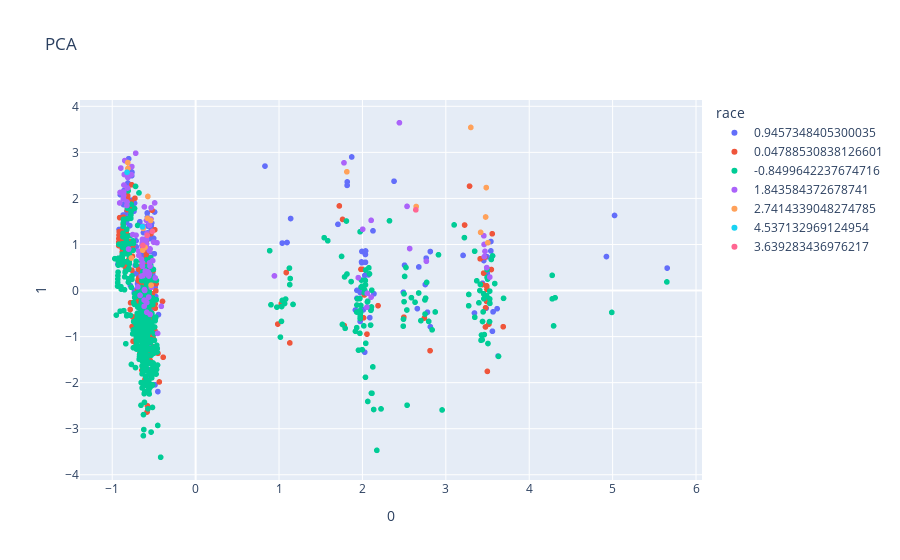

The code cell stored with this chart in its notebook:
### Code cell
fig = px.scatter(
    X_PCA, x=0, y=1,
    color=X[:,-1].astype(str), labels={'color': 'race'}, title='PCA'
)
fig.show()

### Figure 1 — Plotly figure (JSON) as saved in the notebook; plotly's stock layout.template omitted (floating-point values rounded to 4 significant figures; data arrays with more than 128 entries replaced by an {"elided": "..."} marker saying what was removed)
{"data": [{"hovertemplate": "race=0.9457348405300035<br>0=%{x}<br>1=%{y}<extra></extra>", "legendgroup": "0.9457348405300035", "marker": {"color": "#636efa", "symbol": "circle"}, "mode": "markers", "name": "0.9457348405300035", "showlegend": true, "type": "scattergl", "x": {"elided": "260 float values"}, "xaxis": "x", "y": {"elided": "260 float values"}, "yaxis": "y"}, {"hovertemplate": "race=0.04788530838126601<br>0=%{x}<br>1=%{y}<extra></extra>", "legendgroup": "0.04788530838126601", "marker": {"color": "#EF553B", "symbol": "circle"}, "mode": "markers", "name": "0.04788530838126601", "showlegend": true, "type": "scattergl", "x": {"elided": "234 float values"}, "xaxis": "x", "y": {"elided": "234 float values"}, "yaxis": "y"}, {"hovertemplate": "race=-0.8499642237674716<br>0=%{x}<br>1=%{y}<extra></extra>", "legendgroup": "-0.8499642237674716", "marker": {"color": "#00cc96", "symbol": "circle"}, "mode": "markers", "name": "-0.8499642237674716", "showlegend": true, "type": "scattergl", "x": {"elided": "589 float values"}, "xaxis": "x", "y": {"elided": "589 float values"}, "yaxis": "y"}, {"hovertemplate": "race=1.843584372678741<br>0=%{x}<br>1=%{y}<extra></extra>", "legendgroup": "1.843584372678741", "marker": {"color": "#ab63fa", "symbol": "circle"}, "mode": "markers", "name": "1.843584372678741", "showlegend": true, "type": "scattergl", "x": [-0.5339, -0.5525, -0.9108, -0.8044, -0.5037, -0.6434, -0.8598, 1.779, -0.9066, 3.49, -0.6318, -0.5858, -0.6029, -0.5611, 1.95, -0.8556, 2.535, -0.532, -0.5888, -0.6107, -0.7145, -0.4843, -0.7713, -0.6389, 3.461, -0.5791, -0.5145, -0.6038, 2.767, 2.104, -0.6171, -0.8501, -0.8653, -0.6667, -0.5627, 3.456, 0.9448, -0.5852, -0.8625, -0.8226, -0.7189, 3.47, 3.459, -0.6381, -0.6403, 2.053, -0.5544, -0.4114, -0.4635, -0.6827, -0.5896, -0.5935, -0.6936, -0.5968, -0.7647, 2.003, -0.5902, -0.6376, -0.6145, -0.6489, 2.105, -0.5544, 2.059, -0.6179, -0.5904, -0.5697, -0.6403, -0.5902, -0.4558, -0.5846, -0.8653, -0.4915, -0.6367, -0.5536, -0.6001, -0.8129, -0.535, 2.443, -0.8969, -0.5974, -0.5469, -0.6137, -0.8171, -0.5904, -0.824, -0.629, -0.5461, -0.8639, -0.6523, -0.7547, -0.6811, 3.527, -0.5469, 2.566], "xaxis": "x", "y": [1.798, 0.6006, 1.902, 0.9008, 1.051, 0.9801, 2.291, 2.773, 2.129, 0.4986, 0.3202, -0.4707, 0.4231, 0.3158, 0.2797, 2.519, 1.828, 0.07037, 1.011, 0.002126, 1.202, 0.2745, 2.516, 1.037, 0.7358, 1.542, 0.648, 0.3811, 0.6363, -0.1431, -0.3431, 2.822, 1.988, -0.1046, -0.1421, 1.189, 0.3178, -0.2587, 2.14, 1.923, 2.981, 0.8505, 1.0, 0.5272, 0.9616, -0.3625, 1.417, -0.3426, 1.038, 0.8568, 1.521, 1.124, 0.08039, 0.3862, 2.691, 1.331, 0.9352, 1.113, 1.816, 0.6769, 1.524, 0.8649, -0.05934, -0.2068, 1.105, 0.405, 0.9616, 0.9352, -0.9308, 1.238, 1.988, 1.903, 0.603, 0.3547, 0.9486, 2.453, 1.552, 3.643, 2.66, 1.1, 0.5298, 0.02059, 2.226, 1.105, 1.847, 1.398, -0.5175, 2.064, 0.3132, 1.215, 0.7625, 0.292, 0.9037, 0.9116], "yaxis": "y"}, {"hovertemplate": "race=2.7414339048274785<br>0=%{x}<br>1=%{y}<extra></extra>", "legendgroup": "2.7414339048274785", "marker": {"color": "#FFA15A", "symbol": "circle"}, "mode": "markers", "name": "2.7414339048274785", "showlegend": true, "type": "scattergl", "x": [3.417, -0.6292, -0.5726, 1.813, 2.644, 3.485, -0.5779, 3.3, -0.8131, -0.6345, -0.5383, -0.812, -0.5339, 3.477, -0.6065, 3.504, -0.7702], "xaxis": "x", "y": [1.263, 1.35, 2.042, 2.579, 1.824, 2.235, 1.569, 3.542, 2.779, 0.8764, 1.522, 2.651, 0.1163, 1.597, 0.9372, 1.038, 0.7064], "yaxis": "y"}, {"hovertemplate": "race=4.537132969124954<br>0=%{x}<br>1=%{y}<extra></extra>", "legendgroup": "4.537132969124954", "marker": {"color": "#19d3f3", "symbol": "circle"}, "mode": "markers", "name": "4.537132969124954", "showlegend": true, "type": "scattergl", "x": [-0.8225, -0.6374], "xaxis": "x", "y": [2.568, 1.384], "yaxis": "y"}, {"hovertemplate": "race=3.639283436976217<br>0=%{x}<br>1=%{y}<extra></extra>", "legendgroup": "3.639283436976217", "marker": {"color": "#FF6692", "symbol": "circle"}, "mode": "markers", "name": "3.639283436976217", "showlegend": true, "type": "scattergl", "x": [-0.5806, -0.5185, -0.6319, 2.64], "xaxis": "x", "y": [1.199, 1.284, 0.9796, 1.752], "yaxis": "y"}], "layout": {"autosize": true, "legend": {"title": {"text": "race"}, "tracegroupgap": 0}, "title": {"text": "PCA"}, "xaxis": {"anchor": "y", "autorange": true, "domain": [0, 1], "range": [-1.397, 6.082], "title": {"text": "0"}, "type": "linear"}, "yaxis": {"anchor": "x", "autorange": true, "domain": [0, 1], "range": [-4.219, 4.242], "title": {"text": "1"}, "type": "linear"}}}
